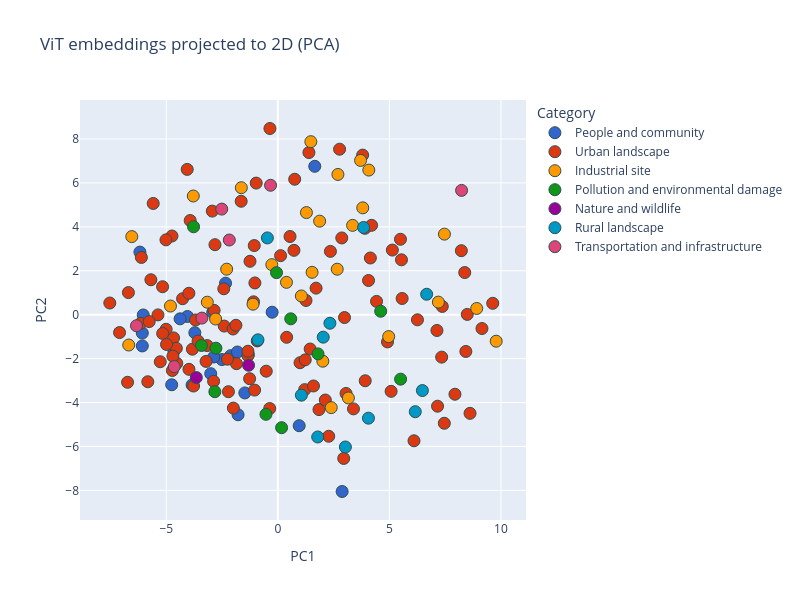

Notebook code for this chart:
### Code cell
# Same projection for ViT embeddings -- compare how the layout differs from CNN
vit_pca_preview = PCA(n_components=2, random_state=123)
vit_xy_preview = vit_pca_preview.fit_transform(vit_all_embeddings)

vit_pca_preview_df = pd.DataFrame({
    "PC1": vit_xy_preview[:, 0],
    "PC2": vit_xy_preview[:, 1],
    "Category": meta_df["category"].apply(sentence_cap),
    "Title": meta_df["title"].apply(lambda t: wrap_hover(sentence_cap(t))),
    "Image ID": meta_df["img_path"],
})

fig = px.scatter(
    vit_pca_preview_df,
    x="PC1",
    y="PC2",
    color="Category",
    hover_data={"Title": True, "Image ID": True, "Category": True, "PC1": False, "PC2": False},
    title="ViT embeddings projected to 2D (PCA)",
    color_discrete_sequence=px.colors.qualitative.G10,
    width=800, height=600,
)

fig.update_traces(marker=dict(size=12, line=dict(width=1, color="DarkSlateGrey")))
fig.show()

### Figure 1 — Plotly figure (JSON) as saved in the notebook; plotly's stock layout.template omitted (floating-point values rounded to 4 significant figures; data arrays with more than 128 entries replaced by an {"elided": "..."} marker saying what was removed)
{"data": [{"customdata": [["Edgard stephens, professor of<br>environmental science at the statewide<br>air pollution research center, using<br>optical particle counter", "542663.jpg", "People and community"], ["Air pollution control department<br>officers mel schreckengost and dick<br>fehrenback discussing citation with<br>driver of violating truck", "542759.jpg", "People and community"], ["Citizens protest further destruction of<br>mississippi river bank. They want the<br>area preserved as a park", "544235.jpg", "People and community"], ["Smiling participant in the \"junior<br>rodeo\", sponsored by the parker indian<br>rodeo association and held on the<br>colorado river indian reservation", "549045.jpg", "People and community"], ["Fisherman launches his boat into the<br>grand glaize arm of the lake from the<br>camp-grounds in lake of the ozarks state<br>park", "551280.jpg", "People and community"], ["Annual smelt run at singing bridge,<br>tawas city. In mid-april thousands of<br>fishermen gather at whitney drain, a<br>manmade canal on lake huron, to dipnet<br>for these small fish. Fog does not deter<br>the fishermen", "551389.jpg", "People and community"], ["Annual smelt run at singing bridge,<br>tawas city. In mid-april thousands of<br>fishermen gather at whitney drain, a<br>manmade canal on lake huron, to dipnet<br>for these small fish. Fishermen, waiting<br>for the next run, enjoy a camp fire", "551402.jpg", "People and community"], ["Annual smelt run at singing bridge,<br>tawas city. In mid-april thousands of<br>fishermen gather at whitney drain, a<br>manmade canal on lake huron, to dipnet<br>for these small fish. Dipnetting at<br>night", "551403.jpg", "People and community"], ["Warren freeman, 50, built a cottage on<br>an island in the kansas river. The<br>island lies between the 18th street and<br>east kansas avenue bridges. Unemployment<br>checks and fishing are his present means<br>of support. Freeman is loading his boat<br>on an automobile trailer", "552120.jpg", "People and community"], ["Crab netting at brinnon tide flat on the<br>hood canal brings out large crowds<br>during the spring and summer minus<br>tides. Catch is mainly dungeness crabs,<br>which must measure six inches across the<br>shell. Only the male crabs may be<br>retained", "552282.jpg", "People and community"], ["Exhibit at the first symposium on low<br>pollution power systems development held<br>at the marriott motor inn, ann arbor<br>vehicles and hardware were assembled at<br>the epa ann arbor laboratory. Part of<br>the exhibit was held in the motel<br>parking lot seen here are symposium<br>participants with general motors<br>gasoline powered vehicle (foreground)<br>and, in background, the epa/williams<br>turbine car", "552788.jpg", "People and community"], ["August brings the \"d'aug days\" to<br>fountain square. \"d'aug days\" is a month<br>long festival of arts presented to, for,<br>and sometimes by, the people. Crowds in<br>the square watch as dancers perform<br>under spotlights", "553259.jpg", "People and community"], ["Billy watkins eats a bowl of cereal in<br>the living room of his house in mulky<br>square. Billy is one of 9 children of a<br>biscuit company worker and his wife", "553529.jpg", "People and community"], ["Herbert may and companions gear up to<br>fish on red lake", "554198.jpg", "People and community"], ["It seems people don't consider something<br>as a crisis or national issue until it<br>is reproduced on a tee shirt. This<br>message \"join the energy corps,\" was<br>produced by a power company, and worn by<br>a little girl", "555436.jpg", "People and community"], ["Private residence on north main street<br>in paterson, new jersey. The inner city<br>today is an absolute contradiction to<br>the main stream america of gas stations,<br>expressways, shopping centers and tract<br>homes. It is populated by blacks, latins<br>and the white poor. Most of all, the<br>inner city is human beings, as<br>threatened and beautiful as the 19th<br>century buildings in their environment", "555922.jpg", "People and community"], ["Fireman, left, and engineer in the cab<br>of the empire builder passenger train as<br>it heads west from chicago to east<br>glacier park montana, and seattle,<br>washington. Amtrak, since it assumed<br>responsibility for most u.s. Intercity<br>rail passenger service in 1971 has been<br>working to improve facilities and<br>attract riders by using methods employed<br>by the airlines such as computerized<br>reservations", "556086.jpg", "People and community"], ["The rev. Jesse jackson speaks on a radio<br>broadcast from the headquarters of<br>operation push at its annual convention.<br>One of the aims of the organization is<br>to open the world of business to small<br>black owned businesses. Rev. Jackson is<br>credited for helping to make chicago the<br>black banking capital of the country. He<br>helped persuade white companies to stop<br>taking profits earned from black<br>consumers to the white suburbs", "556253.jpg", "People and community"], ["Kitsap county audubon society members on<br>a field trip. They are identifying the<br>fauna and flora on a small piece of wild<br>land being mis-used by weekend trail<br>motor bikers. Increased land use<br>pressure is expected when the navy's<br>trident submarine base is built nearby.<br>A \"new city\" is proposed to house a<br>substantial portion of the projected<br>27,000 people who will move into the<br>area when the naval installation is<br>completed", "557007.jpg", "People and community"], ["Young woman watches an exhaust analyzer<br>machine as her auto is being tested at<br>an auto emission inspection station in<br>downtown cincinnati, ohio. The auto did<br>not pass the test for carbon monoxide<br>and hydrocarbon emissions and received a<br>temporary sticker. All light duty, spark<br>ignition powered motor vehicles must<br>pass the emissions test annually as well<br>as a safety check which has been in<br>effect since 1940. (see pictures #15472<br>through 78)", "557921.jpg", "People and community"], ["Newborn child in the delivery room of<br>loretto hospital in new ulm, minnesota.<br>There are two hospitals in the town,<br>union which is non-denominational and<br>loretto which is catholic. They have<br>divided their services to specialize and<br>give more efficient service. New ulm is<br>a county seat trading center of 13,000<br>in a farming area of south central<br>minnesota. It was founded in 1854 by a<br>german immigrant land company that<br>encouraged kinsmen to emigrate from<br>europe", "558169.jpg", "People and community"], ["Religion plays an important part in the<br>lives of residents. The largest group of<br>churchgoers are roman catholics. A<br>priest at the new ulm cathedral is shown<br>during a folk guitar mass. This weekly<br>event was begun for the younger people<br>and has become the most popular mass<br>with standing room only. The church<br>interior is decorated with baroque<br>carvings reminiscent of churches in<br>southern germany's bavarian", "558390.jpg", "People and community"], ["Religion plays an important part in the<br>lives of residents. The largest group of<br>churchgoers are roman catholics. St.<br>Marys church, located in the south part<br>of town, is one of two catholic<br>churches. The parish had met in their<br>church school auditorium for more than<br>30 years until enough money was raised<br>for the modern church they desired. New<br>ulm is a county seat trading center of<br>13,000 founded in 1854 by german<br>immigrants", "558397.jpg", "People and community"]], "hovertemplate": "Category=%{customdata[2]}<br>Title=%{customdata[0]}<br>Image ID=%{customdata[1]}<extra></extra>", "legendgroup": "People and community", "marker": {"color": "#3366CC", "line": {"color": "DarkSlateGrey", "width": 1}, "size": 12, "symbol": "circle"}, "mode": "markers", "name": "People and community", "orientation": "v", "showlegend": true, "type": "scatter", "x": [-2.113, -6.18, -0.2548, -4.052, 2.882, 0.9575, -3.843, -2.919, -2.504, -1.781, -6.032, -2.869, -4.756, -1.479, -3.719, -2.343, -4.38, -4.655, -1.811, -6.073, -3.007, -6.073, 1.656], "xaxis": "x", "y": [-1.865, 2.85, 0.1134, -0.08157, -8.05, -5.055, -3.2, 0.1056, -2.044, -4.557, -0.01245, -1.925, -3.19, -3.562, -0.8197, 1.435, -0.1878, -1.658, -1.699, -0.8371, -2.685, -1.422, 6.756], "yaxis": "y"}, {"customdata": {"elided": "112x3 str values"}, "hovertemplate": "Category=%{customdata[2]}<br>Title=%{customdata[0]}<br>Image ID=%{customdata[1]}<extra></extra>", "legendgroup": "Urban landscape", "marker": {"color": "#DC3912", "line": {"color": "DarkSlateGrey", "width": 1}, "size": 12, "symbol": "circle"}, "mode": "markers", "name": "Urban landscape", "orientation": "v", "showlegend": true, "type": "scatter", "x": [3.917, 1.204, -4.671, 2.953, -3.776, 6.103, -2.401, 0.3949, -1.853, -3.828, 5.542, -2.878, 3.801, -1.992, -1.264, -5.689, -6.144, 3.907, 2.866, -5.584, 8.377, -6.115, -2.938, -4.548, 1.714, -0.519, -4.528, -5.372, 1.845, -5.006, -2.006, 0.5469, -1.32, -0.9225, 2.28, 7.158, -4.268, 2.358, 5.496, -1.089, -3.575, 4.424, -1.027, -0.9681, -6.695, 8.225, -1.247, -5.16, 7.938, 2.128, 0.9953, -0.3628, -0.3534, -5.164, -4.703, -4.061, -7.53, 4.916, 3.39, -2.855, -3.981, 3.058, -1.04, 5.077, -1.339, 0.1241, -3.688, -5.268, 4.201, -5.765, 6.258, 7.343, 1.449, -1.879, 2.989, 8.49, 4.147, -3.215, -2.214, 7.37, -7.093, 5.133, 9.631, 4.065, 7.131, 9.149, -1.338, 5.571, 1.597, -4.744, 1.394, -4.726, 1.229, -4.987, -6.734, -3.986, 8.427, 8.613, 7.461, -3.927, 0.756, -3.167, -2.817, -1.056, -2.422, 1.263, 0.7224, 2.768, -5.013, -1.643, -2.258, -5.827], "xaxis": "x", "y": [-3.008, -3.412, -1.056, -6.544, -3.247, -5.742, -0.5187, -1.029, -2.23, -1.57, 2.499, -3.033, 7.266, -4.253, -2.915, 1.59, -0.3933, 3.933, 3.495, 5.065, 1.919, 2.607, 4.717, -1.528, 1.21, -2.571, -2.215, -0.00859, -4.321, -0.663, -0.6524, 3.559, -1.818, -1.194, -5.536, -4.167, 0.7273, 2.883, 3.434, 0.5856, -1.2, 0.6062, 1.445, 5.992, 1.007, 2.915, 2.432, -0.8564, -3.621, -3.886, -2.187, -4.273, 8.478, 1.273, -1.887, 6.616, 0.5318, -1.238, -4.288, 0.1971, -2.487, -3.585, -3.433, -3.491, -1.868, 2.688, -0.239, -2.143, 4.068, -0.3132, -0.2334, -1.932, -1.563, -0.4824, -0.13, 0.0139, 2.582, -2.126, -3.506, 0.3772, -0.8131, 2.942, 0.5183, 1.558, -0.7183, -0.6296, -1.663, 0.7379, -3.245, 3.583, 7.383, -2.541, -2.056, -1.354, -3.079, 0.9758, -1.674, -4.492, -4.944, 4.288, 6.167, -1.408, 3.188, 3.147, 1.18, 0.6484, 2.931, 7.535, 3.407, 5.165, -2.025, -3.053], "yaxis": "y"}, {"customdata": [["Settling pond where wastes are allowed<br>to \"settle out\" from milling process at<br>idarado mill", "543750.jpg", "Industrial site"], ["Mill and mine tailings piles left from<br>abandoned gold mill", "543848.jpg", "Industrial site"], ["Phelps lodge corp.'s abandoned mine<br>tower at the lavender pit mine", "544102.jpg", "Industrial site"], ["Strip mining operations at the navajo<br>mine of the utah construction and mining<br>company. The navajo mine services the<br>four corners generating plant", "544135.jpg", "Industrial site"], ["Smoke from lumber mill's \"teepee\" burner<br>obscures administration building", "544970.jpg", "Industrial site"], ["Chimneys of u.s. Steel plant emit smoke<br>24 hours a day", "545435.jpg", "Industrial site"], ["Unloading oil laden debris: part of epa<br>supervised clean-up of the san juan<br>river oil spill. 285,000 gallons of<br>crude oil spilled from a burst pipeline<br>and flowed 200 miles downstream before<br>it was contained by a log boom. This<br>disposal site was dug in a hilltop about<br>a quarter mile from the boom", "545677.jpg", "Industrial site"], ["Close-up of garbage and tiny dead fish<br>which were washed ashore along lake<br>charles. Mercury content of the lake is<br>high because of heavy concentration of<br>industry nearby", "546138.jpg", "Industrial site"], ["Sulphur fumes pour out of the<br>smokestacks of the olin mathieson<br>chemical plant", "546237.jpg", "Industrial site"], ["Compacted old cars on flatbed truck are<br>ready for the shredder (in background),<br>at the klean steel manufacturing<br>corporation in flowood. Mr. V.t.<br>Hawkins, director of solid waste<br>planning, state board of health, is<br>alongside the truck", "546261.jpg", "Industrial site"], ["Mechanics at work at \"call carl,\"<br>computerized center", "546632.jpg", "Industrial site"], ["Longshoreman unloads cargo at dundalk<br>marine terminal, a maryland port<br>authority facility, in baltimore harbor", "546869.jpg", "Industrial site"], ["Container cargo is unloaded at dundalk<br>marine terminal, a maryland port<br>authority facility", "546910.jpg", "Industrial site"], ["Steel mill waste along the southern<br>shore of lake michigan", "547172.jpg", "Industrial site"], ["View north along the androscoggin river<br>from the brown paper company, one of the<br>city's industrial plants", "550673.jpg", "Industrial site"], ["Algae collect inside bays of the fox<br>river between appleton and green bay.<br>There are 19 sources of industrial<br>pollution along this 40-mile stretch.<br>The problem is compounded by algae in<br>lake winnebago, which dies in the lake,<br>decompose in the river, and pass into<br>the bay", "550753.jpg", "Industrial site"], ["Charmin paper company at green bay<br>contributes its share of smoke and<br>sulfite odor to the heavily<br>industrialized bay area. The leading<br>industry here is paper and paper<br>products", "550870.jpg", "Industrial site"], ["Smokestack of the du point chemical<br>plant on the houston ship channel", "550938.jpg", "Industrial site"], ["Looking up the kanawha river valley from<br>deep water toward alloy where smoke from<br>union carbide's ferroalloy plant rises<br>high into the air", "551052.jpg", "Industrial site"], ["Raleigh junk company, a large scrap<br>metal operation on the kanawha river at<br>riverside", "551089.jpg", "Industrial site"], ["Monsanto chemical company at nitro on<br>the kanawha river interstate 64 crosses<br>the river just below the plant. In the<br>distance are the chimneys and cooling<br>towers of the john amos power plant", "551173.jpg", "Industrial site"], ["12th street in the early morning looking<br>south toward the kansas river. Junk cars<br>are being brought to a local factory<br>which processes scrap metal", "552077.jpg", "Industrial site"], ["Black smoke pouring from crown<br>zellerbach kraft pulp mill", "552193.jpg", "Industrial site"], ["National metals junkyard. (from the<br>sites exhibition. For other images in<br>this assignment, see fiche numbers 38,<br>39, 40, 58.)", "553863.jpg", "Industrial site"], ["Dying corn plant is shown in a truck<br>garden about 12 hours after being<br>contaminated when a pennwalt corporation<br>chemical storage plant was destroyed by<br>fire and explosions believed caused by<br>lightning. Chemicals also spilled into<br>the olentangy river june 20, 1974, and<br>caused a major fish kill. Epa<br>authorities supervised the cleanup", "555545.jpg", "Industrial site"], ["Shift of miners in the elevator which<br>will take them down to work in the<br>virginia-pocahontas mine #4 near<br>richlands, virginia they are headed for<br>the 1,200 foot level. The black hats<br>signify that the men are experienced<br>miners. The miner with the green hat is<br>a safety man. These mines have three<br>shifts, two working and one cleanup", "556336.jpg", "Industrial site"], ["Pollution from coke batteries hangs in<br>the air over a jones and laughlin steel<br>corporation plant at aliquippa,<br>pennsylvania near pittsburgh. Some<br>discharge also is made into the ohio<br>river, the pollution has continued since<br>this picture was taken. New coke<br>batteries were scheduled for operation<br>in the fall of 1975", "557248.jpg", "Industrial site"], ["Union carbide ferro-alloy plant.<br>Emissions from the metallurigical plant<br>were reduced 97.7 percent between<br>october 1967, and september, 1975. The<br>decrease occurred after agreement on a<br>compliance schedule between union<br>carbide and the west virginia air<br>pollution control commission. The u.s.<br>Environmental protection agency stack<br>sampled plant emissions while developing<br>national new source performance<br>standards. (see images 8496-98)", "557373.jpg", "Industrial site"], ["Union carbide ferro-alloy plant seen<br>from deep water. Total plant emissions<br>decreased from 113,252 tons to 2,649<br>tons from 1967 to 1975, a drop of 97.7<br>percent. The decrease occurred after<br>agreement on a compliance schedule<br>between union carbide and the west<br>virginia air pollution control<br>commission. The u.s. Environmental<br>protection agency stack sampled plant<br>emissions while developing national new<br>source performance standards. (see<br>images 8566 and 8567)", "557379.jpg", "Industrial site"], ["Neat, well kept homes on a hillside of<br>boomer, near the union carbide ferro-<br>alloy plant. Total plant emissions from<br>the metallurgical furnaces and the<br>powerhouse were reduced 97.7 percent<br>between october, 1967, and september,<br>1975. A compliance schedule was reached<br>between the company and the west<br>virginia air pollution control<br>commission. Epa stack sampled plant<br>emissions while developing national new<br>source performance standards. (see fiche<br>#141 to 146)", "557404.jpg", "Industrial site"]], "hovertemplate": "Category=%{customdata[2]}<br>Title=%{customdata[0]}<br>Image ID=%{customdata[1]}<extra></extra>", "legendgroup": "Industrial site", "marker": {"color": "#FF9900", "line": {"color": "DarkSlateGrey", "width": 1}, "size": 12, "symbol": "circle"}, "mode": "markers", "name": "Industrial site", "orientation": "v", "showlegend": true, "type": "scatter", "x": [3.163, 2.662, 1.535, -1.112, 1.282, 3.708, 2.394, -2.788, 3.806, -2.293, -6.682, -6.544, -1.636, 3.351, 4.968, 0.3881, 4.078, 1.874, 1.053, -0.269, 9.787, -3.789, 7.467, -3.161, 2.018, -4.811, 2.693, 1.48, 8.913, 7.195], "xaxis": "x", "y": [-3.792, 2.071, 1.929, 0.4783, 4.649, 7.024, -4.231, -0.1966, 4.865, 2.072, -1.381, 3.556, 5.782, 4.067, -0.9972, 1.473, 6.585, 4.259, 0.8521, 2.279, -1.207, 5.404, 3.668, 0.5696, -2.117, 0.3947, 6.386, 7.878, 0.2836, 0.5728], "yaxis": "y"}, {"customdata": [["Acid and radium 226 leak from uranium<br>mill tailings pond into the san miguel<br>river", "543756.jpg", "Pollution and environmental damage"], ["Enlarged lung of emphysema victim.<br>Severe air pollution increases risk of<br>respiratory and pulmonary diseases among<br>workers of the birmingham area", "545483.jpg", "Pollution and environmental damage"], ["Epa man checks log boom for leakage of<br>oil and debris following a massive oil<br>spill into the san juan river. Origin of<br>the spill was a burst pipeline, 200<br>miles upstream. Made chiefly of<br>telephone poles, the boom held the oil<br>in check until flood conditions caused<br>it to overflow into lake powell. Clean-<br>up operations, involving crews from<br>pipeline company, army, coast guard, and<br>other agencies were supervised by epa", "545663.jpg", "Pollution and environmental damage"], ["Bayou segnette swampland, which has been<br>devastated by runoff petroleum sludge<br>from a nearby natural gas installation<br>stumps of giant virgin cypress trees<br>attest to the ravages of industrial<br>pollution", "546060.jpg", "Pollution and environmental damage"], ["Don miller, of the maryland water<br>resources administration, checks water<br>of stony run after accidental spillage<br>of 4000 gallons of oil", "546847.jpg", "Pollution and environmental damage"], ["Dumping garbage in landfill operation on<br>jamaica bay increased water pollution as<br>well as serious ecological damage is<br>feared", "547983.jpg", "Pollution and environmental damage"], ["Fishermen at pass manchac. Since the<br>recent opening of the bonnet carre<br>spillway, muddy and polluted mississippi<br>river water has entered the brackish<br>lakes pontchartrain and maurepas manchac<br>is directly between the two lakes, and<br>fishing has suffered with the decline in<br>water quality", "548301.jpg", "Pollution and environmental damage"], ["Los angeles reactive pollutant program<br>(larpp), a unique multi-agency air<br>pollution research study sponsored by<br>the coordinating research council, a<br>government-industry research group", "552369.jpg", "Pollution and environmental damage"], ["Los angeles reactive pollutant program<br>(larpp), a unique multi-agency air<br>pollution research study sponsored by<br>the coordinating research council, a<br>government-industry research group", "552378.jpg", "Pollution and environmental damage"], ["Lake borgne oystermen claim release of<br>mississippi river flood waters has<br>polluted their oyster beds. Some of the<br>men are preparing a legal deposition.<br>Aboard captain pete tesvich's boat they<br>collect evidence for their case.<br>Tesvich's group has boarded boat<br>carrying a group of u.s. Army corps of<br>engineers biologists together they<br>examine the dead and diseased oysters.<br>Oysterman tom hadley probes a diseased<br>oyster", "552880.jpg", "Pollution and environmental damage"], ["Water in drainage ditch, clogged with<br>wastes, flows from the leominster dump<br>area into the already severely polluted<br>nashua river", "553434.jpg", "Pollution and environmental damage"]], "hovertemplate": "Category=%{customdata[2]}<br>Title=%{customdata[0]}<br>Image ID=%{customdata[1]}<extra></extra>", "legendgroup": "Pollution and environmental damage", "marker": {"color": "#109618", "line": {"color": "DarkSlateGrey", "width": 1}, "size": 12, "symbol": "circle"}, "mode": "markers", "name": "Pollution and environmental damage", "orientation": "v", "showlegend": true, "type": "scatter", "x": [5.502, -2.774, -3.421, 4.61, 0.1686, -0.05933, 1.801, -2.822, -3.776, 0.5789, -0.5309], "xaxis": "x", "y": [-2.935, -1.525, -1.402, 0.1576, -5.144, 1.914, -1.785, -3.506, 4.003, -0.1876, -4.536], "yaxis": "y"}, {"customdata": [["Jellyfish, and their ability to<br>fluoresce, is the research engaging this<br>graduate student at the marine biology<br>laboratory of the university of<br>washington", "544965.jpg", "Nature and wildlife"], ["One of the many species of coral at john<br>pennekamp coral reef state park, a few<br>miles off key largo", "548711.jpg", "Nature and wildlife"]], "hovertemplate": "Category=%{customdata[2]}<br>Title=%{customdata[0]}<br>Image ID=%{customdata[1]}<extra></extra>", "legendgroup": "Nature and wildlife", "marker": {"color": "#990099", "line": {"color": "DarkSlateGrey", "width": 1}, "size": 12, "symbol": "circle"}, "mode": "markers", "name": "Nature and wildlife", "orientation": "v", "showlegend": true, "type": "scatter", "x": [-3.652, -1.31], "xaxis": "x", "y": [-2.862, -2.303], "yaxis": "y"}, {"customdata": [["Ekker butte rises in the crystal air of<br>canyonlands national park. The smaller<br>arches national park lies just to the<br>north of the town. Bates wilson,<br>superintendent of both parks, says their<br>most important feature at this time is<br>their clear atmosphere. He fears this<br>will be harmed soon by the operation of<br>giant coal-burning power plants in utah<br>and adjoining states. Some people feel<br>that the air is already beginning to<br>suffer from the effects of the huge<br>plant at shiprock, new mexico", "545775.jpg", "Rural landscape"], ["Fishing in the androscoggin river in the<br>\"13-mile wood\" area near errol. The<br>river rises in nearby lake umbagog on<br>the maine-new hampshire boundary", "550665.jpg", "Rural landscape"], ["One of the many swamps of northeastern<br>wisconsin that contribute to the<br>headwaters of the wisconsin river", "550782.jpg", "Rural landscape"], ["Glen ferris, on the kanawha river near<br>gauley bridge, is a popular spot for<br>camping and fishing", "550975.jpg", "Rural landscape"], ["Fairview church and school are abandoned<br>now. In the 1950's fifty-six students<br>attended fairview school (to the right<br>of the church) and fairview was the<br>community center for the farm people in<br>the area. When small ranches could no<br>longer support their owners, many had to<br>leave", "552674.jpg", "Rural landscape"], ["In august, 1973, a major forest fire<br>swept through the western slopes of the<br>sierra mountain range near sonora,<br>california salvage operations on acreage<br>owned by the pickering lumber company of<br>standard, california., began promptly.<br>Pickering loggers in burn area", "553638.jpg", "Rural landscape"], ["Trojan nuclear power plant on the<br>columbia river. (from the sites<br>exhibition. For other images in this<br>assignment, see fiche numbers 42, 43,<br>44, 45, 46, 47.)", "553885.jpg", "Rural landscape"], ["Junkyard for worn-out agricultural<br>implements at karlstad", "554211.jpg", "Rural landscape"], ["Abandoned farm which did not succeed<br>near elizabethtown new york, in the<br>adirondack forest preserve", "554562.jpg", "Rural landscape"], ["View of overgrazed prairie with hardwood<br>forest in the distance in doniphan<br>county kansas, near troy in the extreme<br>northeast corner of the state. Plants<br>that inhabit the area once covered by<br>tallgrass prairie include goldenrod;<br>dogbane and brome grass. Northeast<br>kansas is unique because it contains the<br>only hardwood forest in the state in<br>addition to tallgrass prairie", "557099.jpg", "Rural landscape"], ["View through an old growth forest with<br>young trees growing in the sunlight<br>between the hugh old douglas fir trees.<br>Harold macmillan park, on vancouver<br>island, british columbia. Near port<br>alberni, british columbia, canada. From<br>the environmental protection agencys<br>project documerica collection, \" in<br>praise of forests\". For additional<br>images see fiche #s 209, 210, 211, 212,<br>and 213. Entheos. April, 1969.", "557627.jpg", "Rural landscape"], ["Rocky mountain stream typical of those<br>in the area near the flume, a natural<br>800-foot long chasm formed before the<br>ice age, in the franconia notch state<br>park, south of franconia, new hampshire<br>other attractions in the state park<br>include an aerial tramway that carries<br>passengers to the top of 4,200-foot<br>cannon mountain, and the old man of the<br>mountain, a 40-foot profile made famous<br>by nathaniel hawthorne. The area is part<br>of the white mountain national forest", "557823.jpg", "Rural landscape"]], "hovertemplate": "Category=%{customdata[2]}<br>Title=%{customdata[0]}<br>Image ID=%{customdata[1]}<extra></extra>", "legendgroup": "Rural landscape", "marker": {"color": "#0099C6", "line": {"color": "DarkSlateGrey", "width": 1}, "size": 12, "symbol": "circle"}, "mode": "markers", "name": "Rural landscape", "orientation": "v", "showlegend": true, "type": "scatter", "x": [6.67, 3.028, 6.16, 1.788, -0.8896, 2.034, 2.334, -0.4684, 1.056, 6.479, 3.843, 4.062], "xaxis": "x", "y": [0.9303, -6.024, -4.417, -5.568, -1.144, -1.022, -0.3891, 3.496, -3.664, -3.454, 3.971, -4.711], "yaxis": "y"}, {"customdata": [["Metro subway construction adds to city<br>traffic problems", "546621.jpg", "Transportation and infrastructure"], ["Park and ride station at springfield,<br>va. These wind chilled men are waiting<br>for the pentagon bus", "546651.jpg", "Transportation and infrastructure"], ["Automatic vendors sell tickets for<br>public transportation--bus, trolley,<br>subway and schnellbahn (express) date<br>and time are recorded on the ticket when<br>it is inserted into the puncher marked<br>\"e.\" no transfers are needed", "551875.jpg", "Transportation and infrastructure"], ["Children sleeping in one of the chair<br>cars on the southwest limited, an<br>overnight train from los angeles,<br>california, to albuquerque, new mexico.<br>Compartments are available for<br>passengers who wish to pay more money.<br>The train also has a dome car, dining<br>car and lounge car. It ends its run in<br>chicago", "555970.jpg", "Transportation and infrastructure"], ["One passenger steps off a metropolitan<br>atlanta rapid transit authority (marta)<br>bus as another waits to climb on in<br>atlanta georgia. Ridership increased 27<br>percent from 1970 to 1974 to a total of<br>73,727,000. Marta has 715 buses, 490 of<br>them new, that travel 1,592 route miles<br>each work day. New services in addition<br>to the buses were new routes which now<br>total 134, night service, passenger<br>waiting shelters, fringe parking and a<br>fare decrease from 40 to 15 cents", "556804.jpg", "Transportation and infrastructure"], ["Southern railway right-of-way worker,<br>working with a machine that aids in<br>replacing old track with new quarter<br>mile long sections of rail. On a good<br>day, when the crew doesn't have to stop<br>work too many times to let trains pass<br>on parallel tracks they can lay slightly<br>less than two miles of welded tracks per<br>day in 1974 southern had an average of<br>four crews numbering 50 to 55 men each<br>working on the system's 10,531 miles of<br>railroad", "556874.jpg", "Transportation and infrastructure"], ["Southern railway right-of-way machinery<br>and work crew improving the roadbed. In<br>1974 the company spent 18.6 percent of<br>its revenue in track maintenance, the<br>highest in the industry. That year<br>southern laid 91,808 tons of rail and<br>placed 2,278,318 railroad ties. The<br>maximum safe speed on the company's<br>track is usually 60 miles per hour for<br>the entire 10,531 miles of the system.<br>In comparison, another company has one<br>section with an eight miles per hour top<br>speed", "556893.jpg", "Transportation and infrastructure"]], "hovertemplate": "Category=%{customdata[2]}<br>Title=%{customdata[0]}<br>Image ID=%{customdata[1]}<extra></extra>", "legendgroup": "Transportation and infrastructure", "marker": {"color": "#DD4477", "line": {"color": "DarkSlateGrey", "width": 1}, "size": 12, "symbol": "circle"}, "mode": "markers", "name": "Transportation and infrastructure", "orientation": "v", "showlegend": true, "type": "scatter", "x": [8.236, -2.513, -3.401, -4.64, -6.335, -2.175, -0.3257], "xaxis": "x", "y": [5.66, 4.808, -0.1548, -2.362, -0.5042, 3.401, 5.893], "yaxis": "y"}], "layout": {"height": 600, "legend": {"title": {"text": "Category"}, "tracegroupgap": 0}, "title": {"text": "ViT embeddings projected to 2D (PCA)"}, "width": 800, "xaxis": {"anchor": "y", "domain": [0, 1], "title": {"text": "PC1"}}, "yaxis": {"anchor": "x", "domain": [0, 1], "title": {"text": "PC2"}}}}
